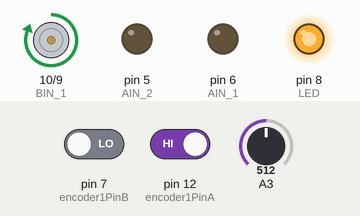
The sketch below on a simulated Arduino Uno, built with avr-gcc and run on an emulated ATmega328P. On the bench: motor-driver pin pairs drawn as motors (green arrow = first pin HIGH = forward, orange = second pin HIGH = backward, longer = more drive), output pins drawn as LEDs (lit = HIGH). Inputs (shaded band) come from the test bench; at power-on: A3 = 512, pin 7 (encoder1PinB) LOW, pin 12 (encoder1PinA) HIGH. What the sketch prints to the serial monitor is not drawn.

Above: at 1.2 s.
1.3 s: A3 set to 476
2.8 s: A3 set to 460
At 3.2 s:
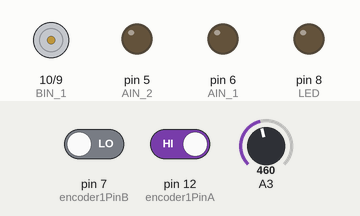
4.3 s: A3 set to 511
At 5.5 s:
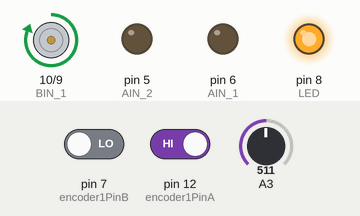
5.8 s: A3 set to 340
At 6.8 s:
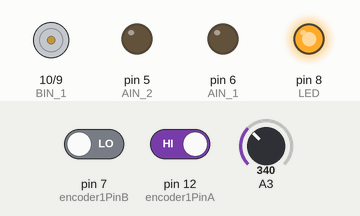
7.3 s: A3 set to 716
At 8.0 s:
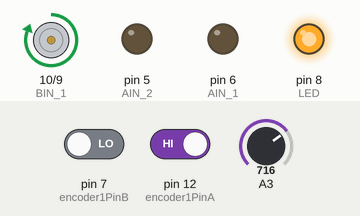
Timing chart, 0 to 9.8 s (numbered marks = the images above; inputs shaded):
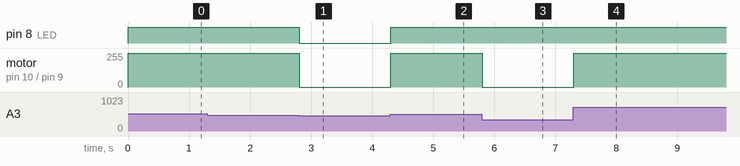

Measured:
- the behaviour switches between 461 and 460 on A3 (found by bisection; images 0 and 1)
- after the input at 2.8 s, pin 8 (LED): HIGH → LOW at once; motor on pin 10 (BIN_1) / pin 9 (BIN_2): forward 255/255 → stopped at once
- after the input at 4.3 s, pin 8 (LED): LOW → HIGH at once; motor on pin 10 (BIN_1) / pin 9 (BIN_2): stopped → forward 255/255 at once
- after the input at 5.8 s, motor on pin 10 (BIN_1) / pin 9 (BIN_2): forward 255/255 → stopped at once
- after the input at 7.3 s, motor on pin 10 (BIN_1) / pin 9 (BIN_2): stopped → forward 255/255 at once

The sketch:

Flex_sensor.ino
```cpp
const int buttonPin1 = 11;
const int buttonPin2 = 2;
int AIN_1 = 6;
int AIN_2 = 5;
int BIN_1 = 10;
int BIN_2 = 9;
int LED = 8;
int buttonState1 = 0;
int buttonState2 = 0;

int encoder0PinA = 3;
int encoder0PinB = 4;
int encoder0Pos = 0;
int encoder0PinALast = LOW;
int n0 = LOW;
long pos0 = 0;

int encoder1PinA = 12;
int encoder1PinB = 7;
int encoder1Pos = 0;
int encoder1PinALast = LOW;
int n1 = LOW;
long pos1 = 0;

int encoderPosR = 0;
//int encoderPos = 0;


unsigned long time;

void setup() {
  // put your setup code here, to run once:
  pinMode(buttonPin1, INPUT);
  pinMode(buttonPin2, INPUT);
  pinMode(AIN_1, OUTPUT);
  pinMode(AIN_2, OUTPUT);
  pinMode(BIN_1, OUTPUT);
  pinMode(BIN_2, OUTPUT);
  pinMode(encoder0PinA, INPUT);
  pinMode(encoder0PinB, INPUT);
  pinMode(encoder1PinA, INPUT);
  pinMode(encoder1PinB, INPUT);
  pinMode(LED, OUTPUT);
  //Serial.println("start");
  Serial.begin (19200);
}


void forward(int x, int y) {
  digitalWrite(x, LOW);
  //digitalWrite(AIN_2, HIGH);
  analogWrite(y, 255);
}

void reverse(int x, int y) {
  //digitalWrite(AIN_1, HIGH);
  analogWrite(x, 255);
  digitalWrite(y, LOW);
}

void Stop(int x, int y) {
  digitalWrite(x, LOW);
  digitalWrite(y, LOW);
}
int encoderPinALastR = 0;
void Read(int n, int encoderPinA, int encoderPinB, int encoderPos){
 // encoderPosR = encoderPos;

  n = digitalRead(encoderPinA);
  if ((encoderPinALastR == LOW) && (n == HIGH)) {
    if (digitalRead(encoderPinB) == LOW) {
      encoderPosR--;
    } else {
      encoderPosR++;
    }
    pos0 = encoderPosR;
    Serial.print (encoderPosR);
    Serial.print ("\n");
    encoderPos = encoderPosR;
  }
  encoderPinALastR = n;
  }

//void MoveFrwd() {
//  if (pos>20){
//  Stop();
//  }
//  else{
//      forward();
//      Read(n0, encoder0PinA, encoder0PinALast, encoder0PinB, encoder0Pos, pos0);
//  }
//}
//
//void MoveBkwd() {
//  if (pos<-20){
//  Stop();
//  }
//  else{
//      reverse(AIN_1,AIN_2);
//      Read();
//  }
//}

void af(){

      if (pos0>40){
      Stop(AIN_1, AIN_2);
      }
      else{
          forward(AIN_1, AIN_2);
          Read(n0, encoder0PinA, encoder0PinB, encoder0Pos);
      }
  }

void ar(){

      if (pos0<0){
      Stop(AIN_1, AIN_2);
      }
      else{
          reverse(AIN_1, AIN_2);
          Read(n0, encoder0PinA, encoder0PinB, encoder0Pos);
      }
  }

void br(){

      if (pos0>350){
      Stop(BIN_1, BIN_2);
      }
      else{
          reverse(BIN_1, BIN_2);
          Read(n1, encoder1PinA, encoder1PinB, encoder1Pos);
      }
  }

 void bf(){

      if (pos0<0){
      Stop(BIN_1, BIN_2);
      }
      else{
            forward(BIN_1, BIN_2);
            Read(n1, encoder1PinA, encoder1PinB, encoder1Pos);
      }
  }


void loop() {

    int sensorValue = analogRead(A3);
    // Convert the analog reading (which goes from 0 - 1023) to a voltage (0 - 5V):
    float voltage = sensorValue * (5.0 / 1023.0);

    Serial.println(voltage);
    Serial.print("\n");


    if (voltage < 2.25 && voltage > 2.20){
       Stop(BIN_1, BIN_2);
     //  Stop(AIN_1, AIN_2);
       digitalWrite (LED, LOW);
      }
    else if(voltage < 2.250){
    //  af();
      bf();
    }

    else if(voltage > 2.20) {
    //  ar();
      br();
      digitalWrite(LED, HIGH);
    }

}
```
